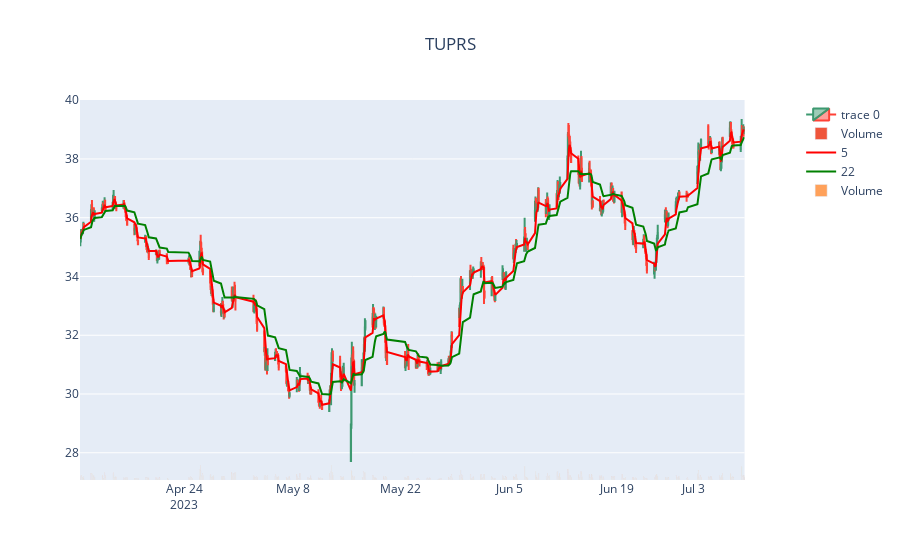

Source (notebook cell):
### Code cell
import numpy as np
import pandas as pd

#Data Source
import yfinance as yf

#Data viz
import plotly.graph_objs as go
import matplotlib.pyplot as plt

# #Interval required 5 minutes
# data = yf.download(tickers='EREGL.IS', period='365d', interval='1d')
# data2 = yf.download(tickers='EREGL.IS', period='30d', interval='1d')
# #Print data
# #print(data)


# def calculate_ema(prices, days, smoothing=2):
#     ema = [sum(prices[:days]) / days]
#     for price in prices[days:]:
#         ema.append((price * (smoothing / (1 + days))) + ema[-1] * (1 - (smoothing / (1 + days))))
#     return ema


# ema = calculate_ema(data['Close'], 5)
# ema2 = calculate_ema(data['Close'], 22)

# price_X = np.arange(data.shape[0]) # Creates array [0, 1, 2, 3, ..., data.shape[0]]
# ema_5 = np.arange(5, data.shape[0]+1) # Creates array [10, 11, 12, 13, ..., data.shape[0]+1]
#                                      # We start at 10, because we use the first 10 values to calculate the SMA,
#                                      # then we calculate EMA form the 11th value
# ema_22 = np.arange(22, data.shape[0]+1) # Creates array [10, 11, 12, 13, ..., data.shape[0]+1]
#                                      # We start at 10, because we use the first 10 values to calculate the SMA,
#                                      # then we calculate EMA form the 11th val

# plt.xlabel('Days')
# plt.ylabel('Price')
# plt.plot(price_X, data['Close'], label='Closing Prices')
# plt.plot(ema_5, ema, label='EMA5')
# plt.plot(ema_22, ema2, label='EMA22')
# plt.legend()
# plt.show()


tupras = yf.Ticker('TUPRS.IS')
hist = tupras.history(period='3mo', interval='1h')



# fig = go.Figure(data=go.Scatter(x=hist.index,y=hist['Close'], mode='lines+markers'))
# fig.show()

from plotly.subplots import make_subplots

# fig2 = make_subplots(specs=[[{"secondary_y": True}]])
# fig2.add_trace(go.Scatter(x=hist.index,y=hist['Close'],name='Price'),secondary_y=False)
# fig2.add_trace(go.Bar(x=hist.index,y=hist['Volume'],name='Volume'),secondary_y=True)
# fig2.update_yaxes(range=[0,7000000000],secondary_y=True)
# fig2.update_yaxes(visible=False, secondary_y=True)
# fig2.show()

fig3 = make_subplots(specs=[[{"secondary_y": True}]])
fig3.add_trace(go.Candlestick(x=hist.index,
                              open=hist['Open'],
                              high=hist['High'],
                              low=hist['Low'],
                              close=hist['Close'],
                             ))
fig3.add_trace(go.Bar(x=hist.index, y=hist['Volume'], name='Volume'),secondary_y=True)
fig3.update_layout(xaxis_rangeslider_visible=False)
fig3.add_trace(go.Scatter(x=hist.index,y=hist['Close'].ewm(span=5).mean(),marker_color='red',name='5'))
fig3.add_trace(go.Scatter(x=hist.index,y=hist['Close'].ewm(span=22).mean(),marker_color='green',name='22'))
fig3.add_trace(go.Bar(x=hist.index, y=hist['Volume'], name='Volume'),secondary_y=True)
fig3.update_layout(title={'text':'TUPRS', 'x':0.5})
fig3.update_yaxes(range=[0,1000000000],secondary_y=True)
fig3.update_yaxes(visible=False, secondary_y=True)
fig3.update_layout(xaxis_rangeslider_visible=False)  #hide range slider
fig3.update_xaxes(rangebreaks = [
                       dict(bounds=['sat','mon']), # hide weekends
                       #dict(bounds=[16, 9.5], pattern='hour'), # for hourly chart, hide non-trading hours (24hr format)
                       dict(values=["2023-06-28","2023-06-29","2023-06-30"]) #hide Xmas and New Year
                                ])
fig3.show()

### Figure 1 — Plotly figure (JSON) as saved in the notebook; plotly's stock layout.template omitted (floating-point values rounded to 4 significant figures; data arrays with more than 128 entries replaced by an {"elided": "..."} marker saying what was removed)
{"data": [{"close": {"elided": "521 float values"}, "high": {"elided": "521 float values"}, "low": {"elided": "521 float values"}, "open": {"elided": "521 float values"}, "type": "candlestick", "x": {"elided": "521 str values"}}, {"name": "Volume", "type": "bar", "x": {"elided": "521 str values"}, "xaxis": "x", "y": {"elided": "521 int values"}, "yaxis": "y2"}, {"marker": {"color": "red"}, "name": "5", "type": "scatter", "x": {"elided": "521 str values"}, "y": {"elided": "521 float values"}}, {"marker": {"color": "green"}, "name": "22", "type": "scatter", "x": {"elided": "521 str values"}, "y": {"elided": "521 float values"}}, {"name": "Volume", "type": "bar", "x": {"elided": "521 str values"}, "xaxis": "x", "y": {"elided": "521 int values"}, "yaxis": "y2"}], "layout": {"title": {"text": "TUPRS", "x": 0.5}, "xaxis": {"anchor": "y", "domain": [0, 0.94], "rangebreaks": [{"bounds": ["sat", "mon"]}, {"values": ["2023-06-28", "2023-06-29", "2023-06-30"]}], "rangeslider": {"visible": false}}, "yaxis": {"anchor": "x", "domain": [0, 1]}, "yaxis2": {"anchor": "x", "overlaying": "y", "range": [0, 1000000000], "side": "right", "visible": false}}}
